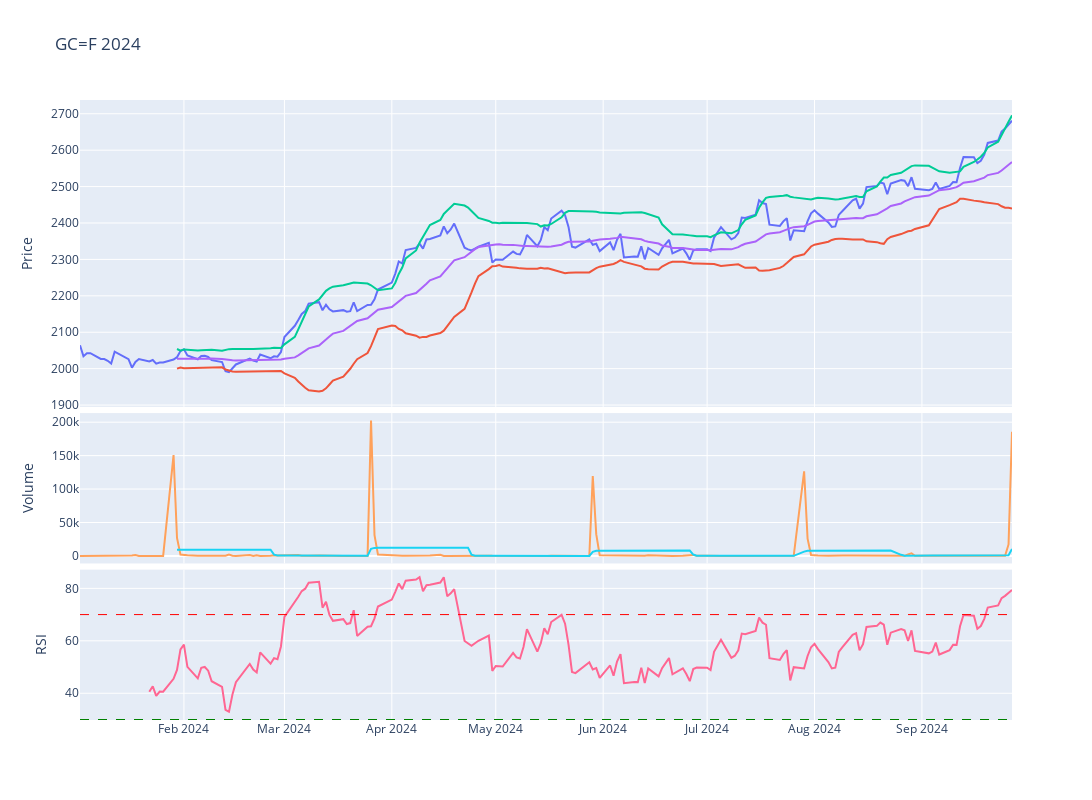

The code cell stored with this chart in its notebook:
### Code cell
# Plot the adjusted close price
fig = make_subplots(rows=4, cols=1,shared_xaxes=True,vertical_spacing=0.01,specs=[[{'rowspan':2,'colspan':1}],[None],[{'rowspan':1,'colspan':1}],[{'rowspan':1,'colspan':1}]])

# Graph (1,1)
fig.add_trace(go.Scatter(x=stock_ticker['Adj Close'].loc[year].index,y=stock_ticker['Adj Close'].loc[year],mode="lines",name=f'{ticker}'),row=1,col=1)
fig.add_trace(go.Scatter(x=stock_ticker['BB_Lower'].loc[year].index,y=stock_ticker['BB_Lower'].loc[year],mode="lines",name='BB_Lower'),row=1,col=1)
fig.add_trace(go.Scatter(x=stock_ticker['BB_Upper'].loc[year].index,y=stock_ticker['BB_Upper'].loc[year],mode="lines",name='BB_Upper'),row=1,col=1)
fig.add_trace(go.Scatter(x=stock_ticker['MMA20'].loc[year].index,y=stock_ticker['MMA20'].loc[year],mode="lines",name='MMA20'),row=1,col=1)
# Update xaxis properties
fig.update_yaxes(title_text="Price", row=1, col=1)

# Graph (3,1)
fig.add_trace(go.Scatter(x=stock_ticker['Volume'].loc[year].index,y=stock_ticker['Volume'].loc[year],mode="lines",name='Volume'),row=3, col=1)
fig.add_trace(go.Scatter(x=stock_ticker['Volume'].loc[year].index,y=stock_ticker['Volume'].loc[year].rolling(20).mean(),mode="lines",name='MMA20'),row=3,col=1)
fig.update_yaxes(title_text="Volume", row=3, col=1)

# Graph (4,1)
fig.add_trace(go.Scatter(x=stock_ticker['RSI'].loc[year].index,y=stock_ticker['RSI'].loc[year],mode="lines",name='RSI'),row=4, col=1)
fig.add_hline(y=30, line_width=1, line_dash="dash", line_color="green",row=4,col=1)
fig.add_hline(y=70, line_width=1, line_dash="dash", line_color="red",row=4,col=1)
fig.update_yaxes(title_text="RSI", row=4, col=1)

fig.update_layout(height=800, width=1300,showlegend=False,title=f"{ticker} {year}")

fig.show()

### Figure 1 — Plotly figure (JSON) as saved in the notebook; plotly's stock layout.template omitted (floating-point values rounded to 4 significant figures; data arrays with more than 128 entries replaced by an {"elided": "..."} marker saying what was removed)
{"data": [{"mode": "lines", "name": "GC=F", "type": "scatter", "x": {"elided": "187 str values"}, "xaxis": "x", "y": {"elided": "187 float values"}, "yaxis": "y"}, {"mode": "lines", "name": "BB_Lower", "type": "scatter", "x": {"elided": "187 str values"}, "xaxis": "x", "y": {"elided": "187 float values"}, "yaxis": "y"}, {"mode": "lines", "name": "BB_Upper", "type": "scatter", "x": {"elided": "187 str values"}, "xaxis": "x", "y": {"elided": "187 float values"}, "yaxis": "y"}, {"mode": "lines", "name": "MMA20", "type": "scatter", "x": {"elided": "187 str values"}, "xaxis": "x", "y": {"elided": "187 float values"}, "yaxis": "y"}, {"mode": "lines", "name": "Volume", "type": "scatter", "x": {"elided": "187 str values"}, "xaxis": "x2", "y": {"elided": "187 int values"}, "yaxis": "y2"}, {"mode": "lines", "name": "MMA20", "type": "scatter", "x": {"elided": "187 str values"}, "xaxis": "x2", "y": {"elided": "187 float values"}, "yaxis": "y2"}, {"mode": "lines", "name": "RSI", "type": "scatter", "x": {"elided": "187 str values"}, "xaxis": "x3", "y": {"elided": "187 float values"}, "yaxis": "y3"}], "layout": {"height": 800, "shapes": [{"line": {"color": "green", "dash": "dash", "width": 1}, "type": "line", "x0": 0, "x1": 1, "xref": "x3 domain", "y0": 30, "y1": 30, "yref": "y3"}, {"line": {"color": "red", "dash": "dash", "width": 1}, "type": "line", "x0": 0, "x1": 1, "xref": "x3 domain", "y0": 70, "y1": 70, "yref": "y3"}], "showlegend": false, "title": {"text": "GC=F 2024"}, "width": 1300, "xaxis": {"anchor": "y", "domain": [0, 1], "matches": "x3", "showticklabels": false}, "xaxis2": {"anchor": "y2", "domain": [0, 1], "matches": "x3", "showticklabels": false}, "xaxis3": {"anchor": "y3", "domain": [0, 1]}, "yaxis": {"anchor": "x", "domain": [0.505, 1], "title": {"text": "Price"}}, "yaxis2": {"anchor": "x2", "domain": [0.2525, 0.495], "title": {"text": "Volume"}}, "yaxis3": {"anchor": "x3", "domain": [0, 0.2425], "title": {"text": "RSI"}}}}
